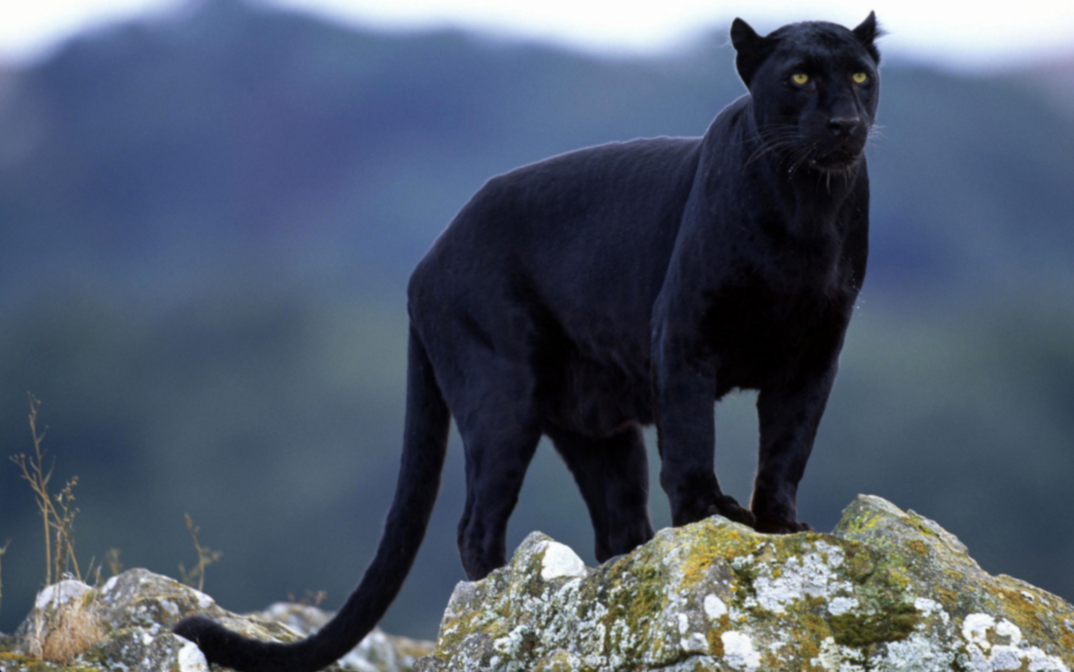
#> input picture testfolder/panther.png, 1074 x 672 px
$ python filtergram.py
#> lines starting #> are read from the running program, lines starting #| are printed output that depends on the picture
### testfolder/filters.py
# Rename this file to be "filters.py"
# Add commands to import modules here.
from PIL import Image

# Define your load_img() function here.
#       Parameters: The name of the file to be opened (string)
#       Returns: The image object with the opened file.
def load_img(filename):
#> called with filename = 'panther.png'
    return Image.open(filename)
#> returned value is the input picture: PIL image 1074x672 RGB; mean R, G, B 79.2, 90.1, 106.7

# Define your show_img() function here.
#       Parameters: The image object to display.
#       Returns: nothing.
def show_img(any_img):
    any_img.show()

# Define your save_img() function here.
#       Parameters: The image object to save, the name to save the file as (string)
#       Returns: nothing.
def save_img(any_img, filename):
    any_img.save(filename)

# Define your obamicon() function here.
#       Parameters: The image object to apply the filter to.
#       Returns: A New Image object with the filter applied.
# [35 lines left out: function obamicon, not called in this run]

def viv(any_img):
    new_img = Image.new("RGB", any_img.size)
#> new_img: PIL image 1074x672 RGB; every value is 0

    green = (209,234,153)

    lightBlue = (53,167,176)

    blue = (9,72,113)

    darkBlue = (0,51,76)

    # gather data into a list
    newPixels = []
    # get data/list of pixels from original image
    imagePixels = list(any_img.getdata())
#> imagePixels = 721728 items

    for individualPixel in imagePixels:
        redValue = individualPixel[0]
        greenValue = individualPixel[1]
        blueValue = individualPixel[2]

        intensity = redValue + greenValue + blueValue

        if intensity < 182:
            newPixels.append(darkBlue)
        elif intensity < 364 and intensity >= 182:
            newPixels.append(blue)
        elif intensity < 546 and intensity >=364:
            newPixels.append(lightBlue)
        else:
            newPixels.append(green)
#> this loop made 721728 passes
#> (redValue, greenValue, blueValue, intensity) on passes 1 to 3: (253, 253, 251, 757), (253, 253, 251, 757), (253, 253, 251, 757)
#> after the loop, newPixels = 721728 items

    new_img.putdata(newPixels)
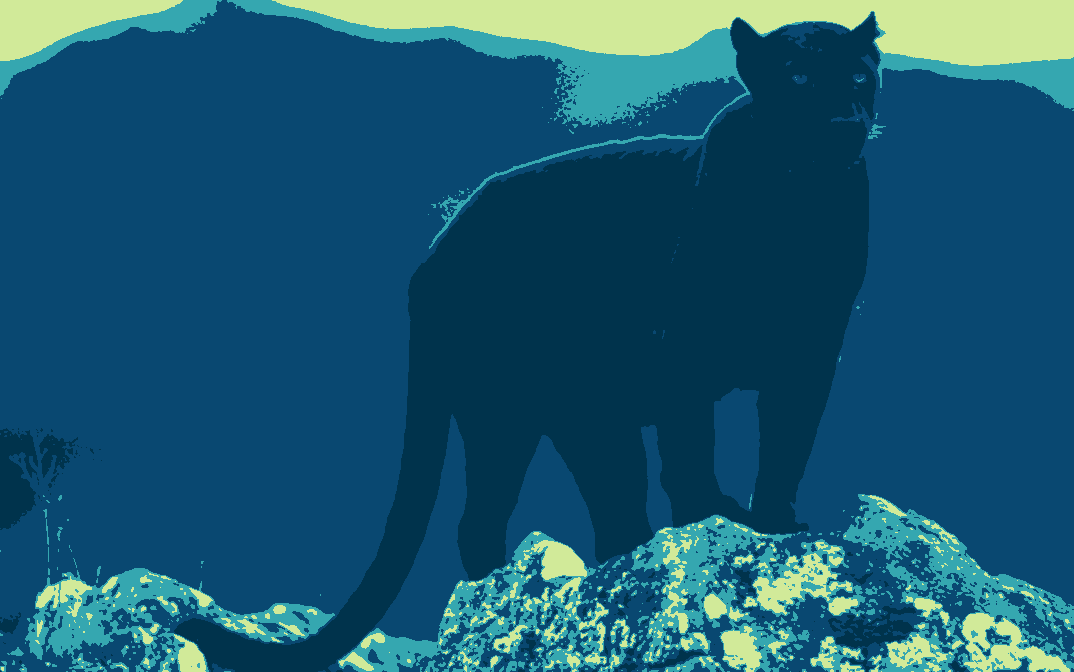
#> new_img: PIL image 1074x672 RGB; mean R, G, B 26.7, 88.6, 113

    return new_img

### testfolder/filtergram.py
from filters import *

filename = "panther.png"
filename2 = "panther_filtered.png"

original = load_img(filename)

newImg = viv(original)
save_img(newImg, filename2)
show_img(newImg)

$ run again, with testfolder/cheetah.jpg saved as testfolder/panther.png
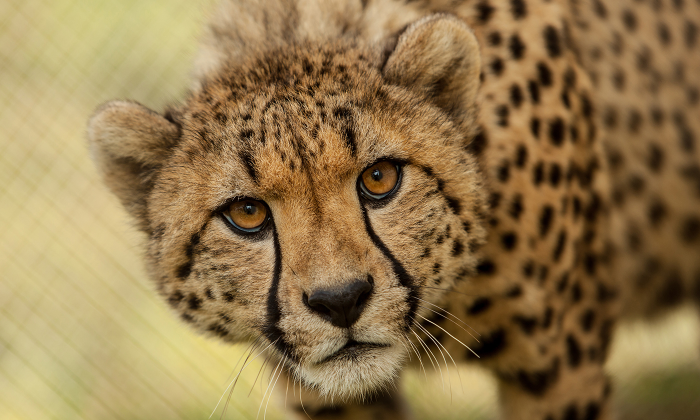
#> input picture testfolder/cheetah.jpg, 1400 x 840 px (shown at 1/2 size)
#> in load_img, returned value is the input picture: PIL image 1400x840 RGB; mean R, G, B 146.7, 121, 78.1
#> imagePixels = 1176000 items
#> the loop in viv, `for individualPixel in imagePixels:` made 1176000 passes
#> (redValue, greenValue, blueValue, intensity) on passes 1 to 3: (204, 187, 135, 526), (204, 187, 135, 526), (204, 187, 135, 526)
#> in viv, `new_img.putdata(newPixels)`:
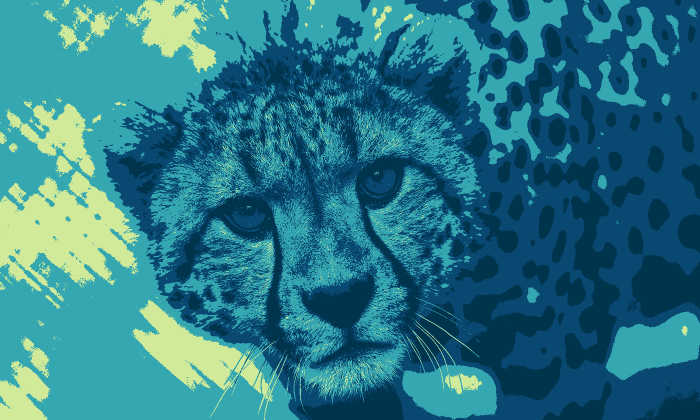
#> new_img: PIL image 1400x840 RGB (shown at 1/2 size); mean R, G, B 42.5, 119.7, 134.5
